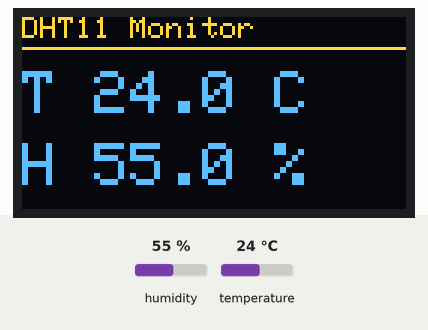
The sketch below on a simulated ESP32. On the bench: 128×64 one-colour display. The inputs (shaded band) are chosen by the test bench; at power-on: humidity 55 %, temperature 24 °C. The OLED is the two-colour kind (top 16 rows yellow); what the sketch prints to the serial monitor is not drawn.

Above: at 3.2 s.
3.3 s: humidity set to 22 %
At 5.4 s:
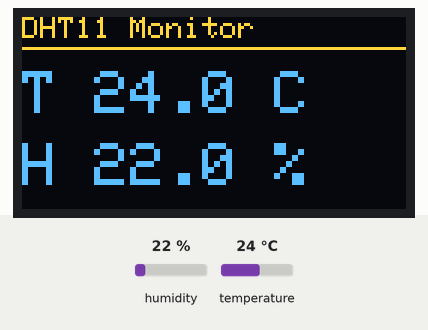
6.0 s: temperature set to 12 °C
At 7.5 s:
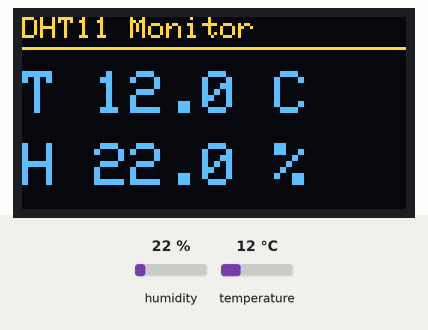
8.7 s: humidity set to 40 %
At 10.6 s:
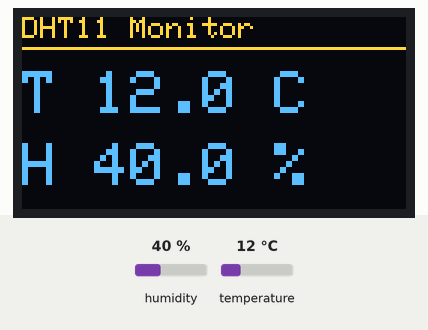
11.8 s: temperature set to 19 °C
At 12.7 s:
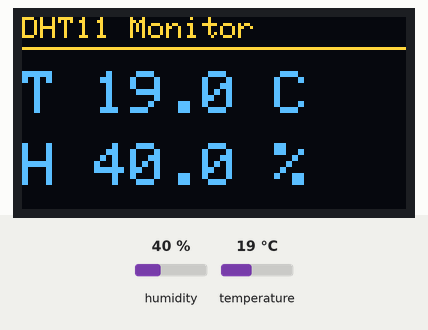
Timing chart, 0 to 14.8 s (numbered marks = the images above; inputs shaded):
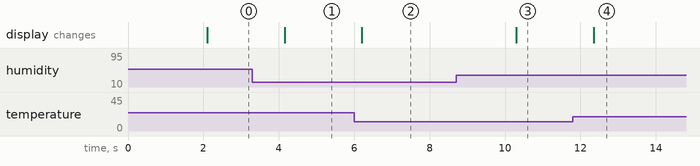

Measured:
- after the input at 3.3 s, the display: changes after 0.85 s (image 1)
- after the input at 6.0 s, the display: changes after 0.20 s (image 2)
- after the input at 8.7 s, the display: changes after 1.6 s (image 3)
- after the input at 11.8 s, the display: changes after 0.55 s (image 4)

The sketch:

Lab5_DHT11_OLED.ino
```cpp
/* ---------------------------------------------------------------
 *  Lab5 : DHT11 + OLED  แสดงอุณหภูมิและความชื้นบนจอ
 *  Board : ESP32 Devkit V2
 *    DHT11 -> GPIO15        จอ OLED -> I2C (SDA 21, SCL 22) 0x3C
 *
 *  ไลบรารีที่ต้องติดตั้ง (ติดตั้งไปแล้วตั้งแต่ Lab3 และ Lab4)
 *    - DHT sensor library      (Adafruit)
 *    - Adafruit Unified Sensor (Adafruit)
 *    - Adafruit SSD1306        (Adafruit)
 *    - Adafruit GFX Library    (Adafruit)
 * -------------------------------------------------------------*/

#include <Wire.h>
#include <Adafruit_GFX.h>
#include <Adafruit_SSD1306.h>
#include <DHT.h>
#include "pins_config.h"

Adafruit_SSD1306 oled(OLED_WIDTH, OLED_HEIGHT, &Wire, -1);
DHT dht(DHT_PIN, DHT_TYPE);

void setup() {
  Serial.begin(115200);

  Wire.begin(I2C_SDA, I2C_SCL);
  if (!oled.begin(SSD1306_SWITCHCAPVCC, OLED_ADDR)) {
    Serial.println("ไม่พบจอ OLED - ตรวจสาย I2C และแอดเดรส");
    while (true) delay(1000);
  }

  dht.begin();

  oled.clearDisplay();
  oled.setTextColor(SSD1306_WHITE);
  oled.setTextSize(1);
  oled.setCursor(0, 24);
  oled.println("Starting...");
  oled.display();

  Serial.println("Lab5 : DHT11 + OLED");
  delay(2000);              // รอเซนเซอร์ตั้งตัวก่อนอ่านครั้งแรก
}

void loop() {
  float h = dht.readHumidity();
  float t = dht.readTemperature();      // องศาเซลเซียส

  // ----- วาดหัวข้อ -----
  oled.clearDisplay();
  oled.setTextSize(1);
  oled.setCursor(0, 0);
  oled.println("DHT11 Monitor");
  oled.drawLine(0, 10, 127, 10, SSD1306_WHITE);

  // ----- แสดงค่า -----
  if (isnan(t) || isnan(h)) {           // ต้องเช็คทุกครั้ง DHT11 พลาดได้บ่อย
    oled.setTextSize(1);
    oled.setCursor(0, 28);
    oled.println("Sensor Error!");
    oled.setCursor(0, 42);
    oled.println("Check wiring...");
    Serial.println("อ่านค่าไม่สำเร็จ - ตรวจสาย DATA และไฟเลี้ยง");
  } else {
    oled.setTextSize(2);                // ตัวใหญ่ อ่านได้จากระยะไกล
    oled.setCursor(0, 18);
    oled.printf("T %.1f C", t);
    oled.setCursor(0, 42);
    oled.printf("H %.1f %%", h);

    Serial.printf("Temp: %.1f C   Humi: %.1f %%\n", t, h);
  }

  oled.display();                       // สำคัญ! ต้องเรียกจอถึงจะอัปเดต

  delay(2000);                          // DHT11 อ่านได้ไม่เกิน 1 ครั้ง/วินาที
}
```

pins_config.h
```cpp
#pragma once
// ---------- Onboard ----------
#define LED_PIN       2

// ---------- Relay Output (Active LOW) ----------
#define RELAY1_PIN   17
#define RELAY2_PIN   16
#define RELAY3_PIN    4

#define RELAY_ON     LOW
#define RELAY_OFF    HIGH

// ---------- Push Button (Active LOW) ----------
// บอร์ดมี R pull-up 10k ภายนอกให้แล้วทั้ง 3 ตัว จึงใช้ pinMode(pin, INPUT) เฉยๆ
#define SW1_PIN      34   // input-only : ใส่ INPUT_PULLUP ไม่ได้ (ไม่มี pull-up ภายใน)
#define SW2_PIN      35   // input-only : ใส่ INPUT_PULLUP ไม่ได้ (ไม่มี pull-up ภายใน)
#define SW3_PIN      32   // ขาปกติ : มี pull-up ภายในให้ใช้ แต่บอร์ดมีภายนอกแล้วจึงไม่ต้อง

// ---------- Opto-isolated Input (Active LOW) ----------
#define ISO1_PIN     33   // เทอร์มินัล IN1
#define ISO2_PIN     27   // เทอร์มินัล IN2

// ---------- Sensor ----------
#define DHT_PIN      15
#define DHT_TYPE     DHT11   // เปลี่ยนเป็น DHT22 ถ้าใช้รุ่น 22

// ---------- LDR : ใช้เป็น Digital Input เท่านั้น ----------
// GPIO14 เป็น ADC2 ซึ่ง WiFi ยึดไปใช้ -> analogRead() ใช้ไม่ได้เมื่อเปิด WiFi
#define LDR_PIN      14
#define LDR_DARK     HIGH    // สถานะตอน "มืด" : ยังไม่ยืนยัน ต้องทดสอบขั้วก่อนใช้งานจริง
#define LDR_STABLE_MS 3000   // ต้องนิ่งกี่ ms ถึงจะยอมรับว่าเปลี่ยนสถานะจริง

// ---------- I2C OLED ----------
#define I2C_SDA      21
#define I2C_SCL      22
#define OLED_ADDR    0x3C
#define OLED_WIDTH  128
#define OLED_HEIGHT  64

// ---------- RS485 (ใช้ Serial0 — ชนกับ USB debug) ----------
#define RS485_SERIAL Serial
#define RS485_BAUD   9600
```
